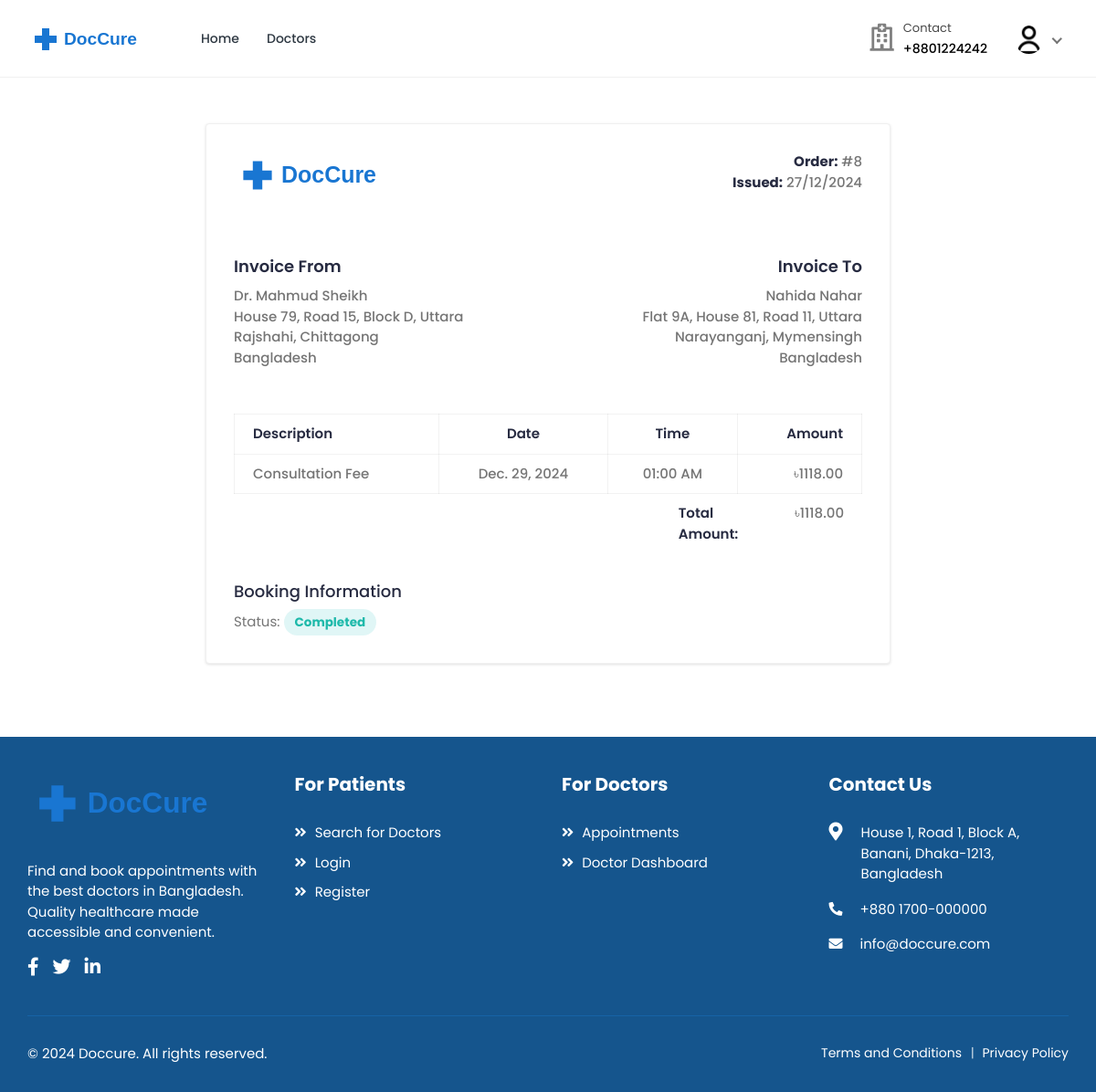
The page /bookings/8/invoice/ (signed in) on the database its author committed.
### accounts/models.py (models this page shows, shortened)
class User(AbstractUser):
    class RoleChoices(models.TextChoices):
        DOCTOR = "doctor", "Doctor"
        PATIENT = "patient", "Patient"
    username = models.CharField(max_length=30, unique=True)
    role = models.CharField(
        choices=RoleChoices.choices,
        max_length=20,
        default="patient",
        error_messages={"required": "Role must be provided"},
    )
    email = models.EmailField(
        blank=True,
        error_messages={
            "unique": "A user with that email already exists.",
        },
    )
    first_name = models.CharField(max_length=150, blank=True)
    last_name = models.CharField(max_length=150, blank=True)
    registration_number = models.IntegerField(null=True, blank=True)
    USERNAME_FIELD = "username"
    REQUIRED_FIELDS = []
    objects = CustomUserManager()
    def get_full_name(self):
        full_name = "%s %s" % (self.first_name, self.last_name)
        return full_name.strip() or self.username

class Profile(models.Model):
    user = models.OneToOneField(
        User, on_delete=models.CASCADE, related_name="profile"
    )
    avatar = models.ImageField(
        default="defaults/user.png", upload_to=profile_photo_directory_path
    )
    phone = models.CharField(max_length=20, blank=True, null=True)
    dob = models.DateField(blank=True, null=True)
    about = models.TextField(blank=True, null=True)
    specialization = models.CharField(max_length=255, blank=True, null=True)
    gender = models.CharField(
        max_length=10,
        choices=[("male", "Male"), ("female", "Female"), ("other", "Other")],
        blank=True,
    )
    address = models.TextField(blank=True, null=True)
    city = models.CharField(max_length=100, blank=True)
    state = models.CharField(max_length=100, blank=True)
    postal_code = models.CharField(max_length=20, blank=True)
    country = models.CharField(max_length=100, blank=True)
    price_per_consultation = models.DecimalField(
        max_digits=10, decimal_places=2, null=True, blank=True
    )
    is_available = models.BooleanField(default=True)
    blood_group = models.CharField(
        max_length=5,
        choices=[
            ("A+", "A+"),
            ("A-", "A-"),
            ("B+", "B+"),
            ("B-", "B-"),
            ("O+", "O+"),
            ("O-", "O-"),
            ("AB+", "AB+"),
            ("AB-", "AB-"),
        ],
        blank=True,
        null=True,
    )
    allergies = models.TextField(blank=True, null=True)
    medical_conditions = models.TextField(blank=True, null=True)
    @property
    def image(self):
        return (
            self.avatar.url
            if self.avatar.storage.exists(self.avatar.name)
            else "{}defaults/user.png".format(settings.MEDIA_URL)
        )

### bookings/models.py (models this page shows, shortened)
class Booking(models.Model):
    doctor = models.ForeignKey(
        settings.AUTH_USER_MODEL,
        on_delete=models.CASCADE,
        related_name="appointments",
        limit_choices_to={"role": "doctor"},
    )
    patient = models.ForeignKey(
        settings.AUTH_USER_MODEL,
        on_delete=models.CASCADE,
        related_name="patient_appointments",
        limit_choices_to={"role": "patient"},
    )
    appointment_date = models.DateField()
    appointment_time = models.TimeField()
    booking_date = models.DateTimeField(auto_now_add=True)
    status = models.CharField(
        max_length=20,
        choices=[
            ("pending", "Pending"),
            ("confirmed", "Confirmed"),
            ("completed", "Completed"),
            ("cancelled", "Cancelled"),
            ("no_show", "No Show"),
        ],
        default="pending",
    )
    class Meta:
        ordering = ["-appointment_date", "-appointment_time"]
        unique_together = ["doctor", "appointment_date", "appointment_time"]

### bookings/views.py (the view)
class BookingInvoiceView(LoginRequiredMixin, TemplateView):
    template_name = "bookings/booking-invoice.html"
    def get_context_data(self, **kwargs):
        context = super().get_context_data(**kwargs)
        booking = get_object_or_404(
            Booking.objects.select_related(
                "doctor", "doctor__profile", "patient", "patient__profile"
            ),
            id=kwargs["booking_id"],
        )
        if not (
            self.request.user == booking.patient
            or self.request.user == booking.doctor
        ):
            raise Http404("Not found")
        context["booking"] = booking
        context["issued_date"] = booking.booking_date.strftime("%d/%m/%Y")
        consultation_fee = booking.doctor.profile.price_per_consultation
        context["subtotal"] = consultation_fee
        context["total"] = (
            consultation_fee  # Add any additional fees/discounts here
        )
        return context

### accounts/managers.py (called while the page is built)
    def get(self, *args, **kwargs):
        return super().select_related("profile").get(*args, **kwargs)

### templates/bookings/booking-invoice.html (shortened to what this page needs)
{% extends "base.html" %}
{% load static %}
{% block content %}
<div class="content">
    <div class="container-fluid">
        <div class="row">
            <div class="col-lg-8 offset-lg-2">
                <div class="invoice-content">
                    <div class="invoice-item">
                        <div class="row">
                            <div class="col-md-6">
                                <div class="invoice-logo">
                                    <img src="{% static 'assets/img/logo2.svg' %}" alt="logo">
                                </div>
                            </div>
                            <div class="col-md-6">
                                <p class="invoice-details">
                                    <strong>Order:</strong> #{{ booking.id }} <br>
                                    <strong>Issued:</strong> {{ issued_date }}
                                </p>
                            </div>
                        </div>
                    </div>
                    <div class="invoice-item">
                        <div class="row">
                            <div class="col-md-6">
                                <div class="invoice-info">
                                    <strong class="customer-text">Invoice From</strong>
                                    <p class="invoice-details invoice-details-two">
                                        Dr. {{ booking.doctor.get_full_name }} <br>
                                        {% if booking.doctor.profile.address %}
                                            {{ booking.doctor.profile.address }}<br>
                                        {% endif %}
                                        {{ booking.doctor.profile.city }}{% if booking.doctor.profile.state %}, {{ booking.doctor.profile.state }}{% endif %}<br>
                                        {{ booking.doctor.profile.country }}
                                    </p>
                                </div>
                            </div>
                            <div class="col-md-6">
                                <div class="invoice-info invoice-info2">
                                    <strong class="customer-text">Invoice To</strong>
                                    <p class="invoice-details">
                                        {{ booking.patient.get_full_name }} <br>
                                        {% if booking.patient.profile.address %}
                                            {{ booking.patient.profile.address }}<br>
                                        {% endif %}
                                        {{ booking.patient.profile.city }}{% if booking.patient.profile.state %}, {{ booking.patient.profile.state }}{% endif %}<br>
                                        {{ booking.patient.profile.country }}
                                    </p>
                                </div>
                            </div>
                        </div>
                    </div>
                    <div class="invoice-item invoice-table-wrap">
                        <div class="row">
                            <div class="col-md-12">
                                <div class="table-responsive">
                                    <table class="invoice-table table table-bordered">
                                        <thead>
                                            <tr>
                                                <th>Description</th>
                                                <th class="text-center">Date</th>
                                                <th class="text-center">Time</th>
                                                <th class="text-right">Amount</th>
                                            </tr>
                                        </thead>
                                        <tbody>
                                            <tr>
                                                <td>Consultation Fee</td>
                                                <td class="text-center">{{ booking.appointment_date }}</td>
                                                <td class="text-center">{{ booking.appointment_time|time:"h:i A" }}</td>
                                                <td class="text-right">৳{{ booking.doctor.profile.price_per_consultation }}</td>
                                            </tr>
                                        </tbody>
                                    </table>
                                </div>
                            </div>
                            <div class="col-md-6 col-xl-4 ml-auto">
                                <div class="table-responsive">
                                    <table class="invoice-table-two table">
                                        <tbody>
                                            <tr>
                                                <th>Total Amount:</th>
                                                <td><span>৳{{ total }}</span></td>
                                            </tr>
                                        </tbody>
                                    </table>
                                </div>
                            </div>
                        </div>
                    </div>
                    <div class="other-info">
                        <h4>Booking Information</h4>
                        <p class="text-muted mb-0">
                            Status: <span class="badge badge-pill
                                {% if booking.status == 'completed' %}bg-info-light{% endif %}">
                                {{ booking.status|title }}
                            </span>
                        </p>
                    </div>
                </div>
            </div>
        </div>
    </div>
</div>
{% endblock %}

### templates/includes/navbar.html (shortened to what this page needs)
{% load static %}
<header class="header">
    <nav class="navbar navbar-expand-lg header-nav">
        <div class="navbar-header">
            <a href="{% url 'core:home' %}" class="navbar-brand logo">
                <img src="{% static 'assets/img/logo2.svg' %}" class="img-fluid" alt="Logo">
            </a>
        </div>
        <div class="main-menu-wrapper">
            <ul class="main-nav">
                <li {% if request.path == '/' %}class="active"{% endif %}>
                    <a href="{% url 'core:home' %}">Home</a>
                </li>
                <li class="has-submenu{% if request.path == '/doctors/' %} active {% endif %}">
                    <a href="{% url 'doctors:list' %}">Doctors</a>
                </li>
            </ul>
        </div>
        <ul class="nav header-navbar-rht">
            <li class="nav-item contact-item">
                <div class="header-contact-img">
                    <i class="far fa-hospital"></i>
                </div>
                <div class="header-contact-detail">
                    <p class="contact-header">Contact</p>
                    <p class="contact-info-header"> +8801224242</p>
                </div>
            </li>
            {% if not user.is_authenticated %}
                <li class="nav-item">
                    <a class="nav-link header-login" href="{% url 'accounts:login' %}">Login / Signup </a>
                </li>
            {% else %}
                <li class="nav-item dropdown has-arrow logged-item">
                    <a href="#" class="dropdown-toggle nav-link" data-toggle="dropdown">
                        <span class="user-img">
                            <img class="rounded-circle" src="{{ user.profile.image }}" width="31" alt="{{ user.username }}">
                        </span>
                    </a>
                </li>
            {% endif %}
        </ul>
    </nav>
</header>

### templates/bookings/booking-invoice.html (style rules this page uses)
.invoice-content { background-color: white; padding: 30px; border-radius: 4px; box-shadow: 0 1px 3px rgba(0,0,0,0.12); }
.invoice-item { margin-bottom: 30px; }
.invoice-logo { margin-bottom: 20px; }
.invoice-info { margin-bottom: 20px; }
.customer-text { font-size: 18px; color: #272b41; display: block; margin-bottom: 8px; }
.invoice-details { color: #757575; line-height: 1.5; }
.badge { font-size: 0.9em; padding: 8px 12px; }

### rows shown on the page
User: profile.image (placeholder picture)
Booking: id "8", doctor.get_full_name "Mahmud Sheikh", doctor.profile.address "House 79, Road 15, Block D, Uttara", doctor.profile.city "Rajshahi", doctor.profile.state "Chittagong", doctor.profile.country "Bangladesh", patient.get_full_name "Nahida Nahar", patient.profile.address "Flat 9A, House 81, Road 11, Uttara", patient.profile.city "Narayanganj", patient.profile.state "Mymensingh", patient.profile.country "Bangladesh", appointment_date "Dec. 29, 2024", appointment_time "01:00 AM", doctor.profile.price_per_consultation "1118.00", status "Completed"
Profile: price_per_consultation "1118.00"

### other values the page prints
{{ issued_date }} "27/12/2024"
